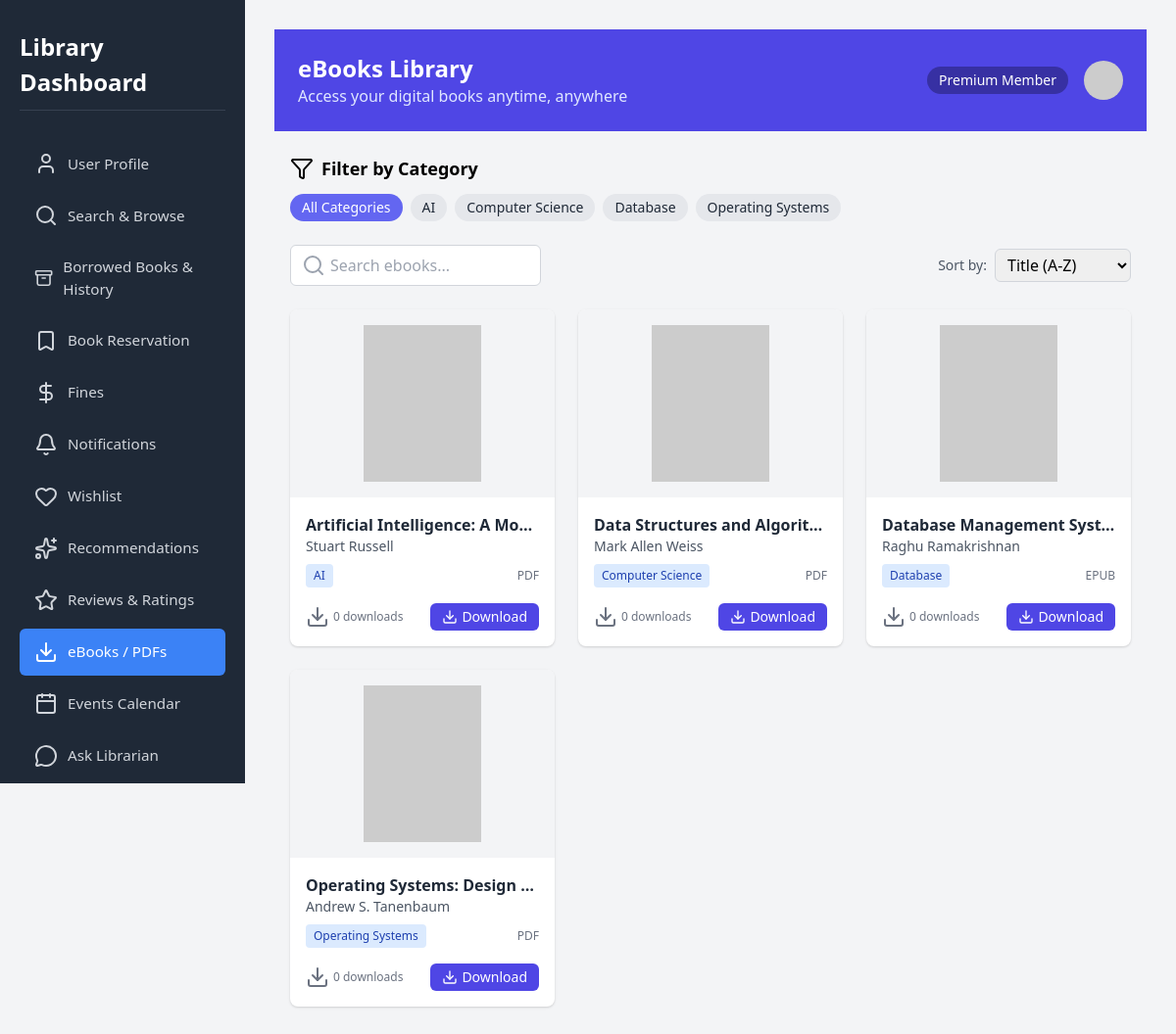
The app's page /ebooks.php (signed in) with its own data.
### tables this page shows
CREATE TABLE users (
    id INT AUTO_INCREMENT PRIMARY KEY,
    full_name VARCHAR(100) NOT NULL,
    email VARCHAR(100) NOT NULL UNIQUE,
    username VARCHAR(50) NOT NULL UNIQUE,
    password VARCHAR(255) NOT NULL,
    user_type ENUM('user', 'admin') NOT NULL DEFAULT 'user',
    is_approved BOOLEAN NOT NULL DEFAULT TRUE,
    created_at TIMESTAMP DEFAULT CURRENT_TIMESTAMP
);

CREATE TABLE ebooks (
    id INT AUTO_INCREMENT PRIMARY KEY,
    book_id INT NOT NULL,
    file_url VARCHAR(255) NOT NULL,
    file_format ENUM('PDF', 'EPUB', 'MOBI') NOT NULL,
    file_size VARCHAR(20) NOT NULL,
    access_level ENUM('all', 'basic', 'premium', 'gold') DEFAULT 'all',
    download_count INT DEFAULT 0,
    FOREIGN KEY (book_id) REFERENCES books(id)
);

CREATE TABLE books (
    id INT AUTO_INCREMENT PRIMARY KEY,
    title VARCHAR(255) NOT NULL,
    author VARCHAR(255) NOT NULL,
    isbn VARCHAR(20),
    genre VARCHAR(100),
    published_year INT,
    edition VARCHAR(20),
    total_copies INT NOT NULL DEFAULT 1,
    available_copies INT NOT NULL DEFAULT 1,
    cover_image VARCHAR(255),
    description TEXT,
    created_at TIMESTAMP DEFAULT CURRENT_TIMESTAMP
);

### ebooks.php (the view, shortened to what this page needs)
<?php
require_once('config.php');
$user_id = $_SESSION['user_id'];
$errors = [];
$ebooks = [];
$categories = [];
try {
    $user_stmt = $pdo->prepare("SELECT username, membership_level FROM users WHERE id = :user_id");
    $user_stmt->bindParam(':user_id', $user_id);
    $user_stmt->execute();
    $user = $user_stmt->fetch(PDO::FETCH_ASSOC);
} catch (PDOException $e) {
    $errors[] = 'Error fetching user data: ' . $e->getMessage();
}
try {
    $ebooks_stmt = $pdo->prepare("
        SELECT e.*, b.title, b.author, b.genre
        FROM ebooks e
        JOIN books b ON e.book_id = b.id
        WHERE (e.access_level = 'all' OR e.access_level = :membership_level)
        ORDER BY b.title
    ");
    $ebooks_stmt->bindParam(':membership_level', $user['membership_level']);
    $ebooks_stmt->execute();
    $ebooks = $ebooks_stmt->fetchAll(PDO::FETCH_ASSOC);
    $categories_stmt = $pdo->query("SELECT DISTINCT genre FROM books ORDER BY genre");
    $categories = $categories_stmt->fetchAll(PDO::FETCH_COLUMN, 0);
} catch (PDOException $e) {
    $errors[] = 'Error fetching ebooks: ' . $e->getMessage();
}
?>
<!DOCTYPE html>
<html lang="en">
<head>
    <link rel="stylesheet" href="dashboard.css">
    <link href="https://cdn.jsdelivr.net/npm/tailwindcss@2.2.19/dist/tailwind.min.css" rel="stylesheet">
</head>
<body>
  <div class="dashboard">
    <?php include('sidebar.php'); ?>
    <main class="main-content">
    <div class="min-h-screen">
        <div class="bg-indigo-600 text-white p-6">
            <div class="max-w-6xl mx-auto flex items-center justify-between">
                <div>
                    <h1 class="text-2xl font-bold">eBooks Library</h1>
                    <p class="text-indigo-100">Access your digital books anytime, anywhere</p>
                </div>
                <div class="flex items-center">
                    <span class="bg-indigo-800 text-white px-3 py-1 rounded-full text-sm mr-4">
                        <?php echo htmlspecialchars(ucfirst($user['membership_level'])); ?> Member
                    </span>
                    <img src="https://via.placeholder.com/40" alt="Profile" class="w-10 h-10 rounded-full">
                </div>
            </div>
        </div>
        <div class="max-w-6xl mx-auto px-4 py-6">
            <div class="mb-6">
                <h2 class="text-lg font-semibold mb-3 flex items-center">
                    <i data-lucide="filter" class="mr-2"></i>
                    Filter by Category
                </h2>
                <div class="flex flex-wrap gap-2">
                    <button class="category-chip active px-3 py-1 bg-gray-200 text-gray-800 rounded-full text-sm">
                        All Categories
                    </button>
                    <?php foreach ($categories as $category): ?>
                        <button class="category-chip px-3 py-1 bg-gray-200 text-gray-800 rounded-full text-sm">
                            <?php echo htmlspecialchars($category); ?>
                        </button>
                    <?php endforeach; ?>
                </div>
            </div>
            <div class="flex flex-col md:flex-row justify-between items-center mb-6">
                <div class="relative w-full md:w-64 mb-4 md:mb-0">
                    <div class="absolute inset-y-0 left-0 pl-3 flex items-center pointer-events-none">
                    </div>
                    <input type="text" placeholder="Search ebooks..."
                           class="pl-10 w-full border border-gray-300 rounded-md py-2 px-3 focus:outline-none focus:ring-indigo-500 focus:border-indigo-500">
                </div>
                <div class="flex items-center">
                    <span class="text-sm text-gray-600 mr-2">Sort by:</span>
                    <select class="border border-gray-300 rounded-md py-1 px-2 focus:outline-none focus:ring-indigo-500 focus:border-indigo-500">
                        <option>Title (A-Z)</option>
                    </select>
                </div>
            </div>
            <div class="grid grid-cols-1 sm:grid-cols-2 lg:grid-cols-3 xl:grid-cols-4 gap-6">
                <?php foreach ($ebooks as $ebook): ?>
                    <div class="ebook-card bg-white rounded-lg shadow overflow-hidden">
                        <div class="h-48 flex items-center justify-center bg-gray-100 p-4">
                            <img src="<?php echo htmlspecialchars($ebook['cover_image_url'] ?? 'https://via.placeholder.com/150x200?text=No+Cover'); ?>"
                                 alt="<?php echo htmlspecialchars($ebook['title']); ?>"
                                 class="h-full object-contain">
                        </div>
                        <div class="p-4">
                            <h3 class="font-semibold text-gray-800 truncate"><?php echo htmlspecialchars($ebook['title']); ?></h3>
                            <p class="text-sm text-gray-600 truncate"><?php echo htmlspecialchars($ebook['author']); ?></p>
                            <div class="mt-2 flex items-center justify-between">
                                <span class="px-2 py-1 bg-blue-100 text-blue-800 text-xs rounded">
                                    <?php echo htmlspecialchars($ebook['genre']); ?>
                                </span>
                                <span class="text-xs text-gray-500">
                                    <?php echo strtoupper($ebook['file_format']); ?>
                                </span>
                            </div>
                            <div class="mt-4 flex justify-between items-center">
                                <div class="flex items-center">
                                    <i data-lucide="download" class="text-gray-500 mr-1"></i>
                                    <span class="text-xs text-gray-500">
                                        <?php echo $ebook['download_count'] ?? 0; ?> downloads
                                    </span>
                                </div>
                                <form method="POST">
                                    <button type="submit" name="download_ebook"
                                            class="px-3 py-1 bg-indigo-600 hover:bg-indigo-700 text-white rounded-md text-sm flex items-center">
                                        <i data-lucide="download" class="w-4 h-4 mr-1"></i>
                                        Download
                                    </button>
                                </form>
                            </div>
                        </div>
                    </div>
                <?php endforeach; ?>
            </div>
        </div>
    </div>
    </main>
  </div>
</body>
</html>

### sidebar.php (shortened to what this page needs)
<?php
$current_page = basename($_SERVER['PHP_SELF']);
?>
<aside class="sidebar">
    <h2 class="sidebar-title">Library Dashboard</h2>
    <nav class="menu">
        <a href="profile.php" class="menu-item <?php echo ($current_page === 'profile.php') ? 'active' : ''; ?>">
            <i data-lucide="user"></i> User Profile
        </a>
        <a href="search.php" class="menu-item <?php echo ($current_page === 'search.php') ? 'active' : ''; ?>">
            <i data-lucide="search"></i> Search & Browse
        </a>
        <a href="borrowed.php" class="menu-item <?php echo ($current_page === 'borrowed.php') ? 'active' : ''; ?>">
            <i data-lucide="archive"></i> Borrowed Books & History
        </a>
        <a href="reservation.php" class="menu-item <?php echo ($current_page === 'reservation.php') ? 'active' : ''; ?>">
            <i data-lucide="bookmark"></i> Book Reservation
        </a>
        <a href="fines.php" class="menu-item <?php echo ($current_page === 'fines.php') ? 'active' : ''; ?>">
            <i data-lucide="dollar-sign"></i> Fines
        </a>
        <a href="notifications.php" class="menu-item <?php echo ($current_page === 'notifications.php') ? 'active' : ''; ?>">
            <i data-lucide="bell"></i> Notifications
        </a>
        <a href="wishlist.php" class="menu-item <?php echo ($current_page === 'wishlist.php') ? 'active' : ''; ?>">
            <i data-lucide="heart"></i> Wishlist
        </a>
        <a href="recommendations.php" class="menu-item <?php echo ($current_page === 'recommendations.php') ? 'active' : ''; ?>">
            <i data-lucide="sparkles"></i> Recommendations
        </a>
        <a href="reviews.php" class="menu-item <?php echo ($current_page === 'reviews.php') ? 'active' : ''; ?>">
            <i data-lucide="star"></i> Reviews & Ratings
        </a>
        <a href="ebooks.php" class="menu-item <?php echo ($current_page === 'ebooks.php') ? 'active' : ''; ?>">
            <i data-lucide="download"></i> eBooks / PDFs
        </a>
        <a href="calendar.php" class="menu-item <?php echo ($current_page === 'calendar.php') ? 'active' : ''; ?>">
            <i data-lucide="calendar"></i> Events Calendar
        </a>
        <a href="chat.php" class="menu-item <?php echo ($current_page === 'chat.php') ? 'active' : ''; ?>">
            <i data-lucide="message-circle"></i> Ask Librarian
        </a>
    </nav>
</aside>

### dashboard.css (style rules this page uses)
* { box-sizing: border-box; }
html, body { margin: 0; padding: 0; height: 100%; }
body { font-family: 'Segoe UI', Tahoma, Geneva, Verdana, sans-serif; background-color: #f3f4f6; }
.dashboard { display: flex; width: 100%; min-height: 100vh; }
.sidebar { width: 250px; background-color: #1f2937; color: white; padding: 20px; display: flex; flex-direction: column; gap: 10px; height: 100vh; overflow-y: auto; position: fixed; left: 0; top: 0; }
.sidebar-title { font-size: 1.5rem; font-weight: bold; margin-bottom: 20px; color: white; padding: 10px 0; border-bottom: 1px solid #374151; }
.menu { display: flex; flex-direction: column; gap: 5px; }
.menu-item { background: none; border: none; color: #d1d5db; text-align: left; font-size: 0.95rem; padding: 12px 15px; cursor: pointer; display: flex; align-items: center; gap: 10px; border-radius: 6px; transition: all 0.2s ease; text-decoration: none; font-family: inherit; }
.menu-item.active { background-color: #3b82f6; color: white; font-weight: 500; }
.main-content { flex: 1; margin-left: 250px; padding: 30px; background-color: #f3f4f6; overflow-y: auto; min-height: 100vh; }

### ebooks.php (style rules this page uses)
.ebook-card { transition: all 0.2s ease; }
.category-chip { transition: all 0.2s ease; }
.category-chip:hover, .category-chip.active { background-color: #6366F1; color: white; }

### records on screen
users: membership_level "Premium"
ebooks: book.title "Artificial Intelligence: A Mo…", book.author "Stuart Russell", book.genre "AI", file_format "PDF", download_count "0"
ebooks: book.title "Data Structures and Algorit…", book.author "Mark Allen Weiss", book.genre "Computer Science", file_format "PDF", download_count "0"
ebooks: book.title "Database Management Syst…", book.author "Raghu Ramakrishnan", book.genre "Database", file_format "EPUB", download_count "0"
ebooks: book.title "Operating Systems: Design…", book.author "Andrew S. Tanenbaum", book.genre "Operating Systems", file_format "PDF", download_count "0"

### other values on screen
$category "AI"
$category "Computer Science"
$category "Database"
$category "Operating Systems"
